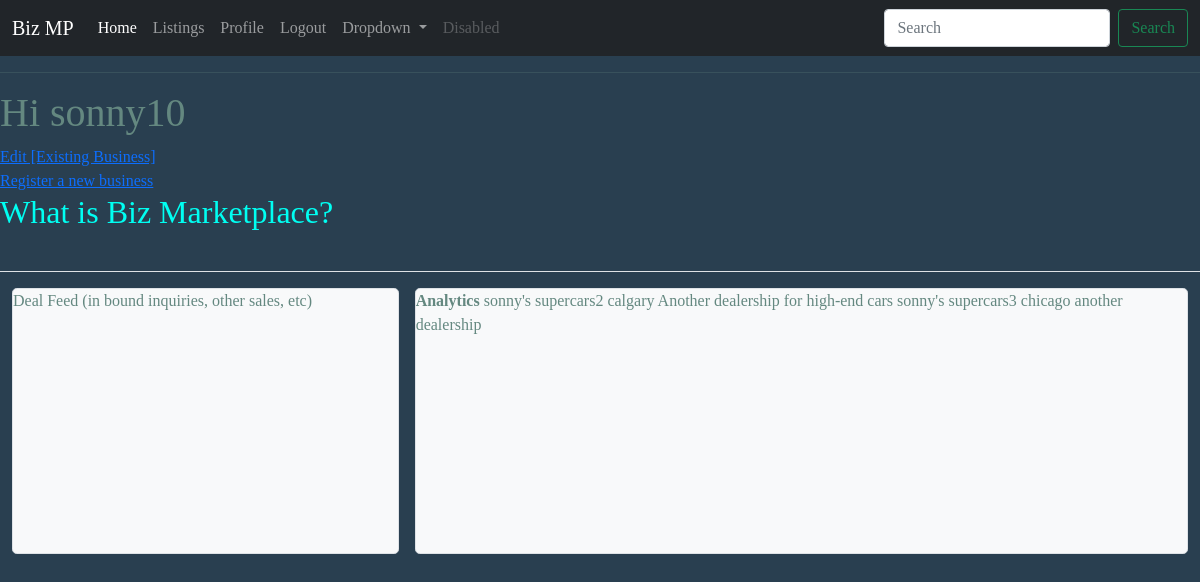
/user/sonny10 (signed in), run on the app's committed database.
### app/models.py (models this page shows, shortened)
class Users(UserMixin, db.Model):
    __tablename__ ="users"
    id = db.Column(db.Integer, primary_key=True)
    username = db.Column(db.String(64), index=True, unique=True)
    email = db.Column(db.String(120), index=True, unique=True)
    password_hash = db.Column(db.String(128))
    listings = db.relationship('Listings', backref='owner', lazy='dynamic')

class Listings(db.Model):
    __tablename__ ="listings"
    id = db.Column(db.Integer, primary_key=True)
    bizname = db.Column(db.String(64), index=True)
    city = db.Column(db.String(64))
    country = db.Column(db.String(64))
    description = db.Column(db.String(64))
    user_id = db.Column(db.Integer, db.ForeignKey('users.id'))

### app/main/routes.py (the view)
@bp.route('/user/<username>')
@login_required
def user(username):
    if current_user.is_authenticated:
        listings = Listings.query.join(Users).filter(Users.username==username)
        user = Users.query.filter_by(username=username).first_or_404()
        return render_template('user.html',user=user,listings=listings)

### app/models.py (called while the page is built)
@login.user_loader
def load_user(id):
    return Users.query.get(int(id))

### app/templates/user.html (shortened to what this page needs)
{% extends "base.html" %}
{% block content %}
<head>
    <link href="https://cdn.jsdelivr.net/npm/bootstrap@5.1.3/dist/css/bootstrap.min.css" rel="stylesheet">
    <link rel="stylesheet" type="text/css" href="/static/styles.css">
</head>
<h1> Hi {{current_user.username}}</h1>
<a href="edit.html"> Edit [Existing Business]</a> <br>
<a href="{{ url_for('auth.newbiz') }}"> Register a new business</a>
<h2> What is Biz Marketplace? </h2>
<header class="py-3 mb-3 border-bottom">
</header>
<div class="container-fluid pb-3">
    <div class="d-grid gap-3" style="grid-template-columns: 1fr 2fr;">
      <div class="bg-light border rounded-3">
        Deal Feed (in bound inquiries, other sales, etc)
        <br><br><br><br><br><br><br><br><br><br>
      </div>
      <div class="bg-light border rounded-3">
        <strong>Analytics </strong>
        {% for listing in listings %}
        {{listing.bizname}} {{listing.city}} {{listing.description}}
        {% endfor %}
        <br><br><br><br><br><br><br><br><br><br>
      </div>
    </div>
  </div>
{% endblock %}

### app/static/styles.css (style rules this page uses)
body { background:#293f50; color:#648880; font-family:'Merriweather', serif; font-family:'Playfair Disply', serif; }
h2 { color: #00FFF2; }

### data on the page
Users: username "sonny10"
Listings: bizname "sonny's supercars2", city "calgary", description "Another dealership for high-end cars"
Listings: bizname "sonny's supercars3", city "chicago", description "another dealership"
